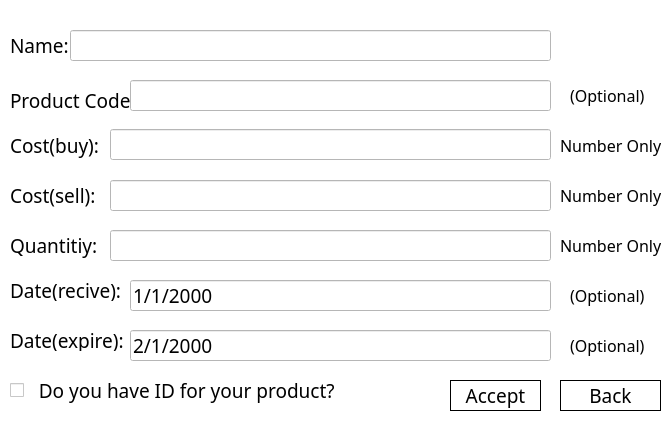
<?xml version="1.0" encoding="UTF-8"?>
<ui version="4.0">
 <class>Dialog</class>
 <widget class="QDialog" name="Dialog">
  <property name="geometry">
   <rect>
    <x>0</x>
    <y>0</y>
    <width>671</width>
    <height>422</height>
   </rect>
  </property>
  <property name="minimumSize">
   <size>
    <width>671</width>
    <height>422</height>
   </size>
  </property>
  <property name="maximumSize">
   <size>
    <width>671</width>
    <height>422</height>
   </size>
  </property>
  <property name="font">
   <font>
    <family>Baskerville Old Face</family>
    <pointsize>10</pointsize>
   </font>
  </property>
  <property name="windowTitle">
   <string>Dialog</string>
  </property>
  <property name="styleSheet">
   <string notr="true">background-color: rgb(255, 255, 255);</string>
  </property>
  <widget class="QLabel" name="lable_costsell_addproduct">
   <property name="geometry">
    <rect>
     <x>10</x>
     <y>180</y>
     <width>101</width>
     <height>31</height>
    </rect>
   </property>
   <property name="font">
    <font>
     <family>Baskerville Old Face</family>
     <pointsize>14</pointsize>
    </font>
   </property>
   <property name="styleSheet">
    <string notr="true"/>
   </property>
   <property name="text">
    <string>Cost(sell):</string>
   </property>
   <property name="alignment">
    <set>Qt::AlignLeading|Qt::AlignLeft|Qt::AlignVCenter</set>
   </property>
  </widget>
  <widget class="QLabel" name="lable_quantitiy_addproduct">
   <property name="geometry">
    <rect>
     <x>10</x>
     <y>230</y>
     <width>111</width>
     <height>31</height>
    </rect>
   </property>
   <property name="font">
    <font>
     <family>Baskerville Old Face</family>
     <pointsize>14</pointsize>
    </font>
   </property>
   <property name="styleSheet">
    <string notr="true"/>
   </property>
   <property name="text">
    <string>Quantitiy:</string>
   </property>
   <property name="alignment">
    <set>Qt::AlignLeading|Qt::AlignLeft|Qt::AlignVCenter</set>
   </property>
  </widget>
  <widget class="QLabel" name="lable_dateexpire_addproduct">
   <property name="geometry">
    <rect>
     <x>10</x>
     <y>330</y>
     <width>141</width>
     <height>21</height>
    </rect>
   </property>
   <property name="font">
    <font>
     <family>Baskerville Old Face</family>
     <pointsize>14</pointsize>
    </font>
   </property>
   <property name="styleSheet">
    <string notr="true"/>
   </property>
   <property name="text">
    <string>Date(expire):</string>
   </property>
   <property name="alignment">
    <set>Qt::AlignLeading|Qt::AlignLeft|Qt::AlignVCenter</set>
   </property>
  </widget>
  <widget class="QLabel" name="lable_costbuy_addproduct">
   <property name="geometry">
    <rect>
     <x>10</x>
     <y>130</y>
     <width>111</width>
     <height>31</height>
    </rect>
   </property>
   <property name="font">
    <font>
     <family>Baskerville Old Face</family>
     <pointsize>14</pointsize>
    </font>
   </property>
   <property name="styleSheet">
    <string notr="true"/>
   </property>
   <property name="text">
    <string>Cost(buy):</string>
   </property>
   <property name="alignment">
    <set>Qt::AlignLeading|Qt::AlignLeft|Qt::AlignVCenter</set>
   </property>
  </widget>
  <widget class="QLabel" name="lable_daterecive_addproduct">
   <property name="geometry">
    <rect>
     <x>10</x>
     <y>280</y>
     <width>131</width>
     <height>21</height>
    </rect>
   </property>
   <property name="font">
    <font>
     <family>Baskerville Old Face</family>
     <pointsize>14</pointsize>
    </font>
   </property>
   <property name="styleSheet">
    <string notr="true"/>
   </property>
   <property name="text">
    <string>Date(recive):</string>
   </property>
   <property name="alignment">
    <set>Qt::AlignLeading|Qt::AlignLeft|Qt::AlignVCenter</set>
   </property>
  </widget>
  <widget class="QLabel" name="lable_name_addproduct">
   <property name="geometry">
    <rect>
     <x>10</x>
     <y>30</y>
     <width>71</width>
     <height>31</height>
    </rect>
   </property>
   <property name="font">
    <font>
     <family>Baskerville Old Face</family>
     <pointsize>14</pointsize>
    </font>
   </property>
   <property name="styleSheet">
    <string notr="true"/>
   </property>
   <property name="text">
    <string>Name:</string>
   </property>
   <property name="alignment">
    <set>Qt::AlignLeading|Qt::AlignLeft|Qt::AlignVCenter</set>
   </property>
  </widget>
  <widget class="QLineEdit" name="lineEdit_name">
   <property name="geometry">
    <rect>
     <x>70</x>
     <y>30</y>
     <width>481</width>
     <height>31</height>
    </rect>
   </property>
   <property name="font">
    <font>
     <family>Baskerville Old Face</family>
     <pointsize>14</pointsize>
    </font>
   </property>
   <property name="styleSheet">
    <string notr="true">border-color: rgb(255, 255, 255);</string>
   </property>
   <property name="text">
    <string/>
   </property>
  </widget>
  <widget class="QLineEdit" name="lineEdit_costbuy">
   <property name="geometry">
    <rect>
     <x>110</x>
     <y>129</y>
     <width>441</width>
     <height>31</height>
    </rect>
   </property>
   <property name="font">
    <font>
     <family>Baskerville Old Face</family>
     <pointsize>14</pointsize>
    </font>
   </property>
   <property name="styleSheet">
    <string notr="true">border-color: rgb(255, 255, 255);</string>
   </property>
   <property name="text">
    <string/>
   </property>
  </widget>
  <widget class="QLineEdit" name="lineEdit_costsell">
   <property name="geometry">
    <rect>
     <x>110</x>
     <y>180</y>
     <width>441</width>
     <height>31</height>
    </rect>
   </property>
   <property name="font">
    <font>
     <family>Baskerville Old Face</family>
     <pointsize>14</pointsize>
    </font>
   </property>
   <property name="styleSheet">
    <string notr="true">border-color: rgb(255, 255, 255);</string>
   </property>
   <property name="text">
    <string/>
   </property>
  </widget>
  <widget class="QLineEdit" name="lineEdit_code">
   <property name="geometry">
    <rect>
     <x>130</x>
     <y>80</y>
     <width>421</width>
     <height>31</height>
    </rect>
   </property>
   <property name="font">
    <font>
     <family>Baskerville Old Face</family>
     <pointsize>14</pointsize>
    </font>
   </property>
   <property name="styleSheet">
    <string notr="true">border-color: rgb(255, 255, 255);</string>
   </property>
   <property name="text">
    <string/>
   </property>
  </widget>
  <widget class="QLabel" name="lable_id_addproduct">
   <property name="geometry">
    <rect>
     <x>10</x>
     <y>90</y>
     <width>121</width>
     <height>21</height>
    </rect>
   </property>
   <property name="font">
    <font>
     <family>Baskerville Old Face</family>
     <pointsize>14</pointsize>
    </font>
   </property>
   <property name="styleSheet">
    <string notr="true"/>
   </property>
   <property name="text">
    <string>Product Code:</string>
   </property>
   <property name="alignment">
    <set>Qt::AlignLeading|Qt::AlignLeft|Qt::AlignVCenter</set>
   </property>
  </widget>
  <widget class="QLineEdit" name="lineEdit_quantity">
   <property name="geometry">
    <rect>
     <x>110</x>
     <y>230</y>
     <width>441</width>
     <height>31</height>
    </rect>
   </property>
   <property name="font">
    <font>
     <family>Baskerville Old Face</family>
     <pointsize>14</pointsize>
    </font>
   </property>
   <property name="styleSheet">
    <string notr="true">border-color: rgb(255, 255, 255);</string>
   </property>
   <property name="text">
    <string/>
   </property>
  </widget>
  <widget class="QLineEdit" name="lineEdit_daterecive">
   <property name="geometry">
    <rect>
     <x>130</x>
     <y>280</y>
     <width>421</width>
     <height>31</height>
    </rect>
   </property>
   <property name="font">
    <font>
     <family>Baskerville Old Face</family>
     <pointsize>14</pointsize>
    </font>
   </property>
   <property name="styleSheet">
    <string notr="true">border-color: rgb(255, 255, 255);</string>
   </property>
   <property name="text">
    <string>1/1/2000</string>
   </property>
  </widget>
  <widget class="QLineEdit" name="lineEdit_dateexpire">
   <property name="geometry">
    <rect>
     <x>130</x>
     <y>330</y>
     <width>421</width>
     <height>31</height>
    </rect>
   </property>
   <property name="font">
    <font>
     <family>Baskerville Old Face</family>
     <pointsize>14</pointsize>
    </font>
   </property>
   <property name="styleSheet">
    <string notr="true">border-color: rgb(255, 255, 255);</string>
   </property>
   <property name="text">
    <string>2/1/2000</string>
   </property>
  </widget>
  <widget class="QPushButton" name="pushbutton_accept">
   <property name="geometry">
    <rect>
     <x>450</x>
     <y>380</y>
     <width>91</width>
     <height>31</height>
    </rect>
   </property>
   <property name="font">
    <font>
     <family>Baskerville Old Face</family>
     <pointsize>14</pointsize>
     <weight>50</weight>
     <bold>false</bold>
    </font>
   </property>
   <property name="styleSheet">
    <string notr="true">background-color: rgb(255, 255, 255);
border-color: rgb(0, 0, 0);
border-width : 0.5px;
border-style:inset;</string>
   </property>
   <property name="text">
    <string>Accept</string>
   </property>
  </widget>
  <widget class="QCheckBox" name="checkBox_id">
   <property name="geometry">
    <rect>
     <x>10</x>
     <y>370</y>
     <width>401</width>
     <height>41</height>
    </rect>
   </property>
   <property name="font">
    <font>
     <family>Baskerville Old Face</family>
     <pointsize>14</pointsize>
    </font>
   </property>
   <property name="text">
    <string>  Do you have ID for your product?</string>
   </property>
  </widget>
  <widget class="QLabel" name="lable_optional1">
   <property name="geometry">
    <rect>
     <x>570</x>
     <y>280</y>
     <width>111</width>
     <height>31</height>
    </rect>
   </property>
   <property name="font">
    <font>
     <family>Baskerville Old Face</family>
     <pointsize>12</pointsize>
    </font>
   </property>
   <property name="styleSheet">
    <string notr="true"/>
   </property>
   <property name="text">
    <string>(Optional)</string>
   </property>
   <property name="alignment">
    <set>Qt::AlignLeading|Qt::AlignLeft|Qt::AlignVCenter</set>
   </property>
  </widget>
  <widget class="QLabel" name="lable_optional2">
   <property name="geometry">
    <rect>
     <x>570</x>
     <y>330</y>
     <width>111</width>
     <height>31</height>
    </rect>
   </property>
   <property name="font">
    <font>
     <family>Baskerville Old Face</family>
     <pointsize>12</pointsize>
    </font>
   </property>
   <property name="styleSheet">
    <string notr="true"/>
   </property>
   <property name="text">
    <string>(Optional)</string>
   </property>
   <property name="alignment">
    <set>Qt::AlignLeading|Qt::AlignLeft|Qt::AlignVCenter</set>
   </property>
  </widget>
  <widget class="QLabel" name="lable_optional3">
   <property name="geometry">
    <rect>
     <x>570</x>
     <y>80</y>
     <width>111</width>
     <height>31</height>
    </rect>
   </property>
   <property name="font">
    <font>
     <family>Baskerville Old Face</family>
     <pointsize>12</pointsize>
    </font>
   </property>
   <property name="styleSheet">
    <string notr="true"/>
   </property>
   <property name="text">
    <string>(Optional)</string>
   </property>
   <property name="alignment">
    <set>Qt::AlignLeading|Qt::AlignLeft|Qt::AlignVCenter</set>
   </property>
  </widget>
  <widget class="QPushButton" name="pushbutton_back">
   <property name="geometry">
    <rect>
     <x>560</x>
     <y>380</y>
     <width>101</width>
     <height>31</height>
    </rect>
   </property>
   <property name="font">
    <font>
     <family>Baskerville Old Face</family>
     <pointsize>14</pointsize>
     <weight>50</weight>
     <bold>false</bold>
    </font>
   </property>
   <property name="styleSheet">
    <string notr="true">background-color: rgb(255, 255, 255);
border-color: rgb(0, 0, 0);
border-width : 0.5px;
border-style:inset;</string>
   </property>
   <property name="text">
    <string>Back</string>
   </property>
  </widget>
  <widget class="QLabel" name="lable_warningbuy">
   <property name="geometry">
    <rect>
     <x>560</x>
     <y>130</y>
     <width>101</width>
     <height>31</height>
    </rect>
   </property>
   <property name="font">
    <font>
     <family>Baskerville Old Face</family>
     <pointsize>12</pointsize>
    </font>
   </property>
   <property name="styleSheet">
    <string notr="true"/>
   </property>
   <property name="text">
    <string>Number Only!</string>
   </property>
   <property name="alignment">
    <set>Qt::AlignLeading|Qt::AlignLeft|Qt::AlignVCenter</set>
   </property>
  </widget>
  <widget class="QLabel" name="lable_warningquantity">
   <property name="geometry">
    <rect>
     <x>560</x>
     <y>230</y>
     <width>101</width>
     <height>31</height>
    </rect>
   </property>
   <property name="font">
    <font>
     <family>Baskerville Old Face</family>
     <pointsize>12</pointsize>
    </font>
   </property>
   <property name="styleSheet">
    <string notr="true"/>
   </property>
   <property name="text">
    <string>Number Only!</string>
   </property>
   <property name="alignment">
    <set>Qt::AlignLeading|Qt::AlignLeft|Qt::AlignVCenter</set>
   </property>
  </widget>
  <widget class="QLabel" name="lable_warningsell">
   <property name="geometry">
    <rect>
     <x>560</x>
     <y>180</y>
     <width>101</width>
     <height>31</height>
    </rect>
   </property>
   <property name="font">
    <font>
     <family>Baskerville Old Face</family>
     <pointsize>12</pointsize>
    </font>
   </property>
   <property name="styleSheet">
    <string notr="true"/>
   </property>
   <property name="text">
    <string>Number Only!</string>
   </property>
   <property name="alignment">
    <set>Qt::AlignLeading|Qt::AlignLeft|Qt::AlignVCenter</set>
   </property>
  </widget>
  <zorder>lable_costsell_addproduct</zorder>
  <zorder>lable_quantitiy_addproduct</zorder>
  <zorder>lable_dateexpire_addproduct</zorder>
  <zorder>lable_costbuy_addproduct</zorder>
  <zorder>lable_daterecive_addproduct</zorder>
  <zorder>lable_name_addproduct</zorder>
  <zorder>lineEdit_name</zorder>
  <zorder>lineEdit_costbuy</zorder>
  <zorder>lineEdit_costsell</zorder>
  <zorder>lable_id_addproduct</zorder>
  <zorder>lineEdit_code</zorder>
  <zorder>lineEdit_quantity</zorder>
  <zorder>lineEdit_daterecive</zorder>
  <zorder>lineEdit_dateexpire</zorder>
  <zorder>pushbutton_accept</zorder>
  <zorder>checkBox_id</zorder>
  <zorder>lable_optional1</zorder>
  <zorder>lable_optional2</zorder>
  <zorder>lable_optional3</zorder>
  <zorder>pushbutton_back</zorder>
  <zorder>lable_warningbuy</zorder>
  <zorder>lable_warningquantity</zorder>
  <zorder>lable_warningsell</zorder>
 </widget>
 <resources/>
 <connections/>
</ui>
